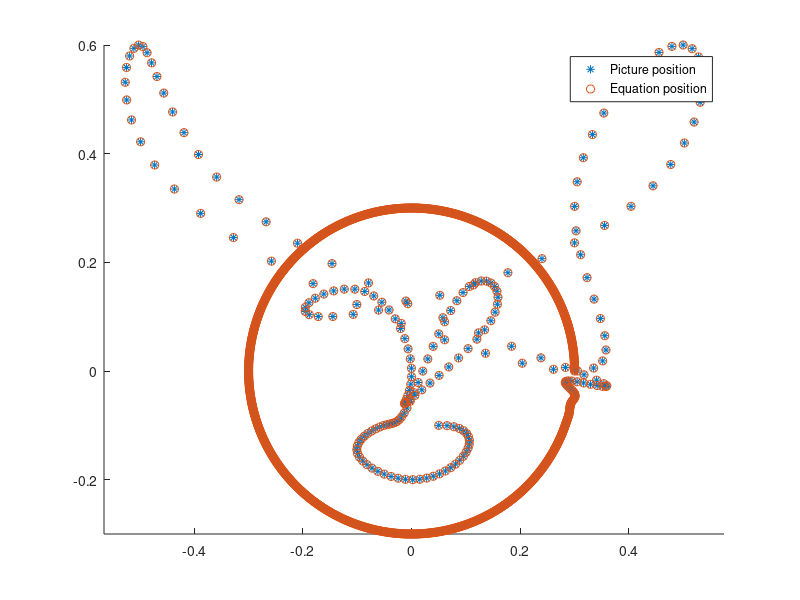

Reproduce this figure in MATLAB.
clear
% 時刻tで変化する任意のデータ
data = load('cat_data.mat');
data.size = length(data.position);

% tt = 0 : 0.1 : 2*pi;
% data.position(1, :) = sin(tt);
% data.position(2, :) = 2*sin(2*tt + pi/6);
% data.size = length(data.position);

picture.position.x = data.position(1, 1:data.size); 
picture.position.y = data.position(2, 1:data.size); 

% フーリエ変換
equation.F.x = fft(picture.position.x);
equation.F.y = fft(picture.position.y);


% 三角関数の重ね合わせで近似
N = length(picture.position.x);
t = 0:N-1;
equation.position.x = zeros(1,N);
equation.position.y = zeros(1,N);

for k = 1:N
    % use exp
    equation.position.x = equation.position.x + equation.F.x(k) * exp(2*pi*1i*(k-1)*t/N);
    equation.position.y = equation.position.y + equation.F.y(k) * exp(2*pi*1i*(k-1)*t/N);
    
    %use sin cos
    % equation.position.x = equation.position.x + real(equation.F.x(k))*cos(2*pi*(k-1)*t/N) - imag(equation.F.x(k))*sin(2*pi*(k-1)*t/N);
    % equation.position.y = equation.position.y + real(equation.F.y(k))*cos(2*pi*(k-1)*t/N) - imag(equation.F.y(k))*sin(2*pi*(k-1)*t/N);

end
equation.position.x = real(equation.position.x/N);
equation.position.y = real(equation.position.y/N);

% figure(1)
% subplot(2, 1, 1)
% plot(t, picture.position.x, 'LineWidth', 10)
% hold on
% plot(t, equation.position.x, 'LineWidth', 3)
% hold off
% legend("Picture position", "Equation position")
% title("X position")
% 
% subplot(2, 1, 2)
% plot(t, picture.position.y, 'LineWidth', 10)
% hold on
% plot(t, equation.position.y, 'LineWidth', 3)
% hold off
% legend("Picture position", "Equation position")
% title("Y position")

figure(2)
scatter(picture.position.x, picture.position.y, "*")
hold on
scatter(equation.position.x, equation.position.y, "o")
axis equal
hold off
legend("Picture position", "Equation position")

% TeX形式の数式を出力
% equation.tex_string.x = '';
% for k = 1:N
%     if k == 1
%         equation.tex_string.x = [equation.tex_string.x, num2str(real(equation.F.x(k))/N)];
%     else
%         equation.tex_string.x = [equation.tex_string.x, ' + ', num2str(real(equation.F.x(k))/N), 'e^{', num2str(2*pi*1i*(k-1)), 't}'];
%     end
% end
% disp(equation.tex_string.x)
